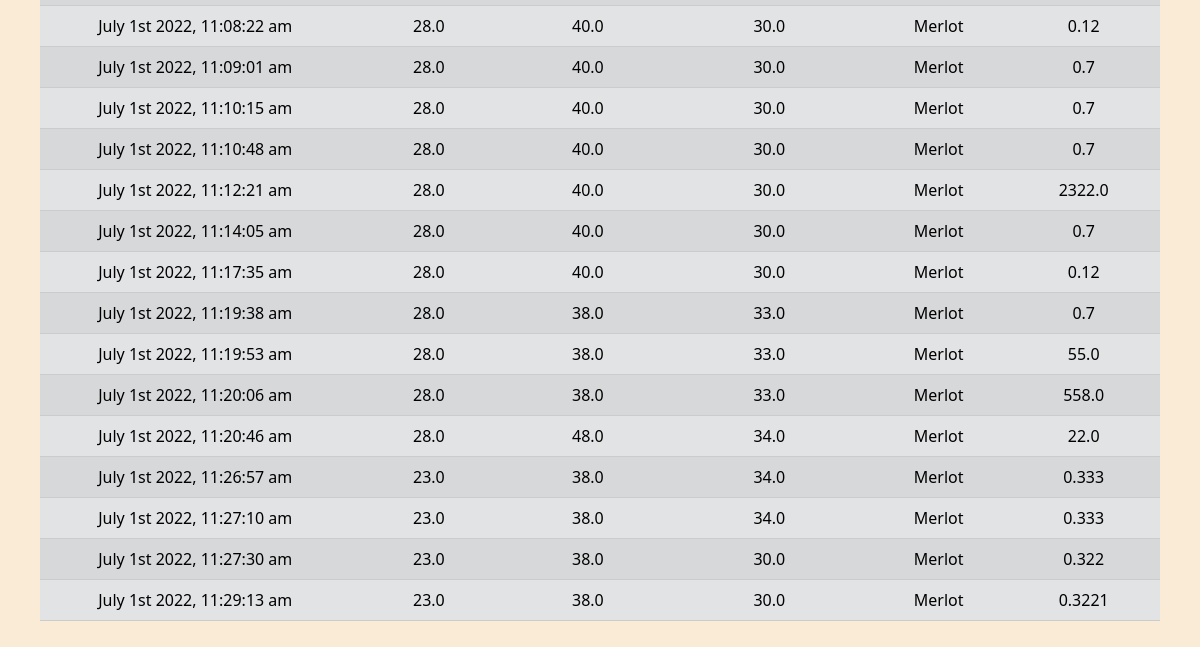
Before: / (lower part) with the older database file.
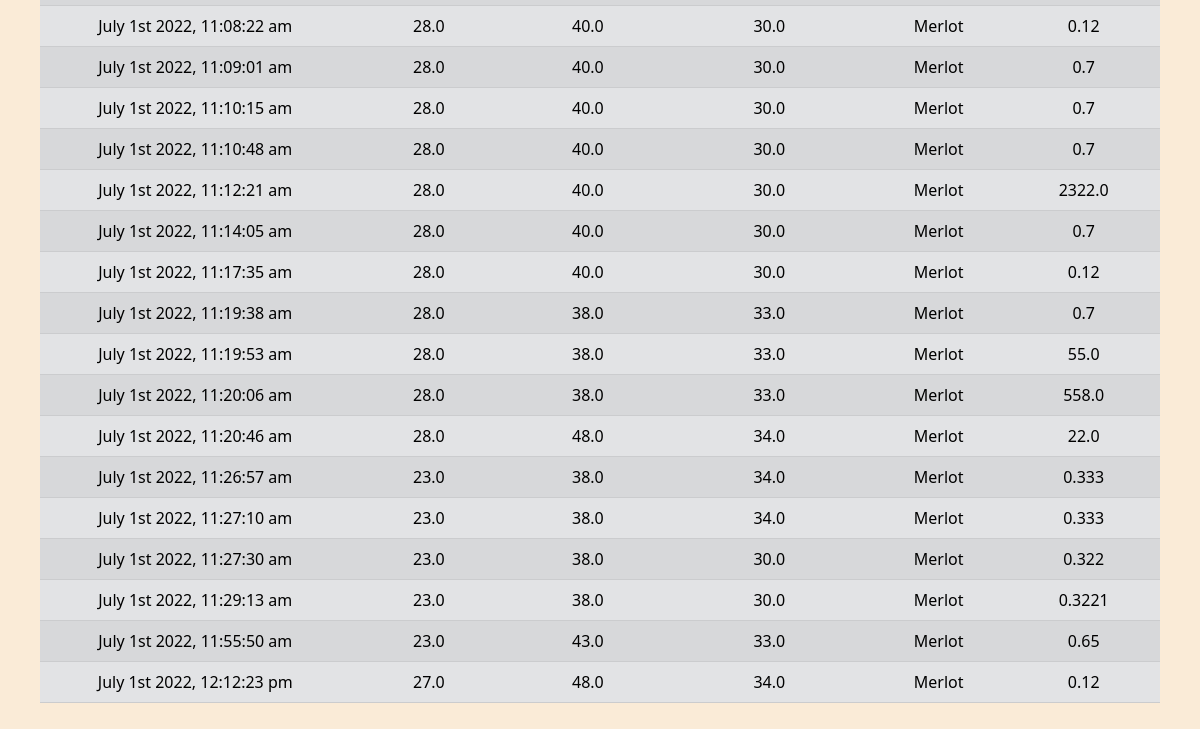
After: the same page with the newer database file.
### models.py (models this page shows)
class LeafData(db.Model):
    __tablename__ = "leafdata2"
    id = db.Column(db.Integer, primary_key=True)
    time_stamp = db.Column(db.DateTime, default=datetime.utcnow)
    min_temp = db.Column(db.Float)
    max_temp = db.Column(db.Float)
    avg_temp = db.Column(db.Float)
    grape_type2_id = db.Column(db.Integer, db.ForeignKey("grape_type3.id",ondelete="CASCADE"))
    pressure = db.Column(db.Float)

class GrapeTypes(db.Model):
    __tablename__ = "grape_type3"
    id = db.Column(db.Integer, primary_key=True)
    grape_type = db.Column(db.String(100), nullable=False, unique=True)
    leavesdata = db.relationship("LeafData",
                                 backref="grape_type",
                                 lazy='dynamic')

### main.py (the view)
@app.route('/history', methods=['GET', 'POST'])
@app.route('/', methods=['GET', 'POST'])
def home():
    global dummy_db
    historical_data = LeafData.query .order_by(LeafData.id.desc())
    grape_types = GrapeTypes.query.all()
    if args.api:
        page = request.args.get('page', 1, type=int)
        hstdata = {}
        grptype = {}
        for i in range(len(grape_types)):
            grptype[i] = {"grape_type" : grape_types[i].grape_type}
        hdata = historical_data.paginate(page=page, per_page=5)
        trec = len(historical_data.all())
        recs = hdata.items
        for i in range(len(recs)):
            hstdata[i] = {"time_stamp" : recs[i].time_stamp,
                            "min_temp": recs[i].min_temp,
                            "max_temp": recs[i].max_temp,
                            "avg_temp": recs[i].avg_temp,
                            "grape_type": recs[i].grape_type.grape_type,
                            "pressure" : recs[i].pressure}
        return {"historical_data": hstdata,
                "grape_types": grptype,
                "page"  :hdata.page,
                "total records" : trec,
                "per page": 5,
                "total pages": hdata.pages
                }
    else:
        return render_template("home.html",
                            dummy_db=None,
                            historical_data=historical_data.all(),
                            grape_types=grape_types)

### templates/home.html (shortened to what this page needs)
{% extends 'base.html' %}
{% block content%}
<div class="container">
  <table class="table table-dark table-striped table-responsive{-sm|-md|-lg|-xl}">
    {% for data in historical_data | reverse  %}
    <tr class="table-secondary">
      <td class="table-secondary">{{moment(data.time_stamp).format('MMMM Do YYYY, h:mm:ss a')}}</td>
      <td class="table-secondary">{{data.min_temp}}</td>
      <td class="table-secondary">{{data.max_temp}}</td>
      <td class="table-secondary">{{data.avg_temp}}</td>
      <td class="table-secondary">{{data.grape_type.grape_type}}</td>
      <td class="table-secondary">{{data.pressure}}</td>
    </tr>
    {% endfor %}
  </table>
</div>
{% endblock %}

### templates/base.html (shortened to what this page needs)
<!DOCTYPE html>
<html lang="en">
  <head>
    <link
      href="https://cdn.jsdelivr.net/npm/bootstrap@5.2.0-beta1/dist/css/bootstrap.min.css"
      rel="stylesheet"
    />
    <link
      href="{{ url_for('static', filename='styles.css') }}"
      rel="stylesheet"
    />
  </head>
  <body>
        {% block content %} {% endblock %}
  </body>
</html>

### static/styles.css (style rules this page uses)
body { background-color: antiquewhite; }
.container { text-align: center; padding: 10px; margin-top: 2rem; }

Changed rows visible on the page:
added LeafData: time_stamp "July 1st 2022, 11:55:50 am", min_temp "23.0", max_temp "43.0", avg_temp "33.0", grape_type.grape_type "Merlot", pressure "0.65"
added LeafData: time_stamp "July 1st 2022, 12:12:23 pm", min_temp "27.0", max_temp "48.0", avg_temp "34.0", grape_type.grape_type "Merlot", pressure "0.12"
